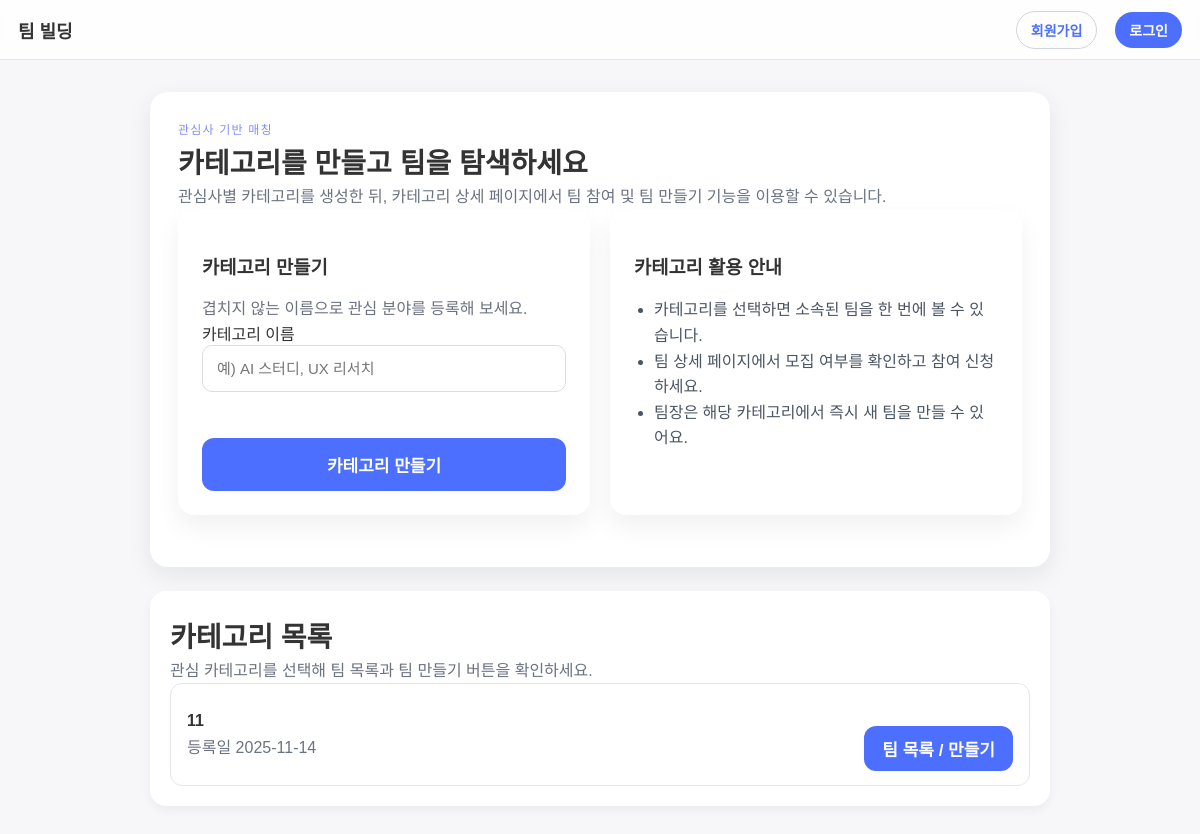
The page /categories/ on the database as committed earlier.
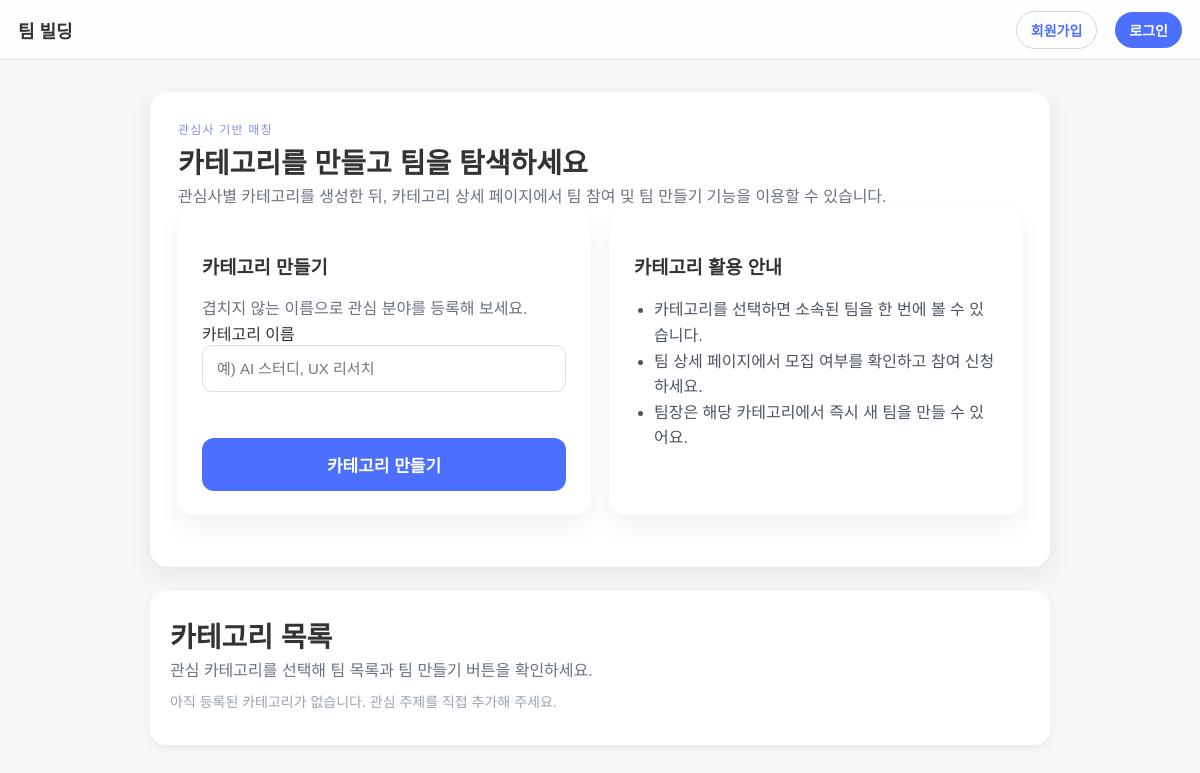
The same page on the database as committed later.
### models/category.py (models this page shows)
class Category(BaseModel):
    __tablename__ = "categories"
    name = db.Column(db.String(100), unique=True, nullable=False)
    created_by = db.Column(db.Integer, db.ForeignKey("users.id"), nullable=True)
    created_at = db.Column(db.DateTime, server_default=db.func.now())
    teams = db.relationship("Team", backref="category")

### controllers/category_controller.py (the view, shortened to what this page needs)
@category_bp.route("/", methods=["GET", "POST"])
def list_and_create():
    categories = CategoryService.list_categories()
    return render_template("category_list.html", categories=categories)

### services/category_service.py (called while the page is built)
    @staticmethod
    def list_categories() -> List[Category]:
        return Category.query.all()

### templates/category_list.html
{% extends "base.html" %}
{% block content %}
<section class="section-card">
    <div class="section-header">
        <div>
            <p class="eyebrow">관심사 기반 매칭</p>
            <h1 class="section-title">카테고리를 만들고 팀을 탐색하세요</h1>
            <p class="section-desc">
                관심사별 카테고리를 생성한 뒤, 카테고리 상세 페이지에서 팀 참여 및 팀 만들기 기능을 이용할 수 있습니다.
            </p>
        </div>
    </div>
    <div class="split-card">
        <div class="split-panel">
            <h3>카테고리 만들기</h3>
            <p class="section-desc">겹치지 않는 이름으로 관심 분야를 등록해 보세요.</p>
            <form method="post" class="stack-form">
                <div class="input-group">
                    <label for="category-name">카테고리 이름</label>
                    <input id="category-name" name="name" placeholder="예) AI 스터디, UX 리서치" required />
                </div>
                <button type="submit" class="primary-btn">카테고리 만들기</button>
            </form>
        </div>
        <div class="split-panel">
            <h3>카테고리 활용 안내</h3>
            <ul class="guideline-list">
                <li>카테고리를 선택하면 소속된 팀을 한 번에 볼 수 있습니다.</li>
                <li>팀 상세 페이지에서 모집 여부를 확인하고 참여 신청하세요.</li>
                <li>팀장은 해당 카테고리에서 즉시 새 팀을 만들 수 있어요.</li>
            </ul>
        </div>
    </div>
</section>
<section class="list-card">
    <div class="section-header compact">
        <div>
            <h2 class="section-title">카테고리 목록</h2>
            <p class="section-desc">관심 카테고리를 선택해 팀 목록과 팀 만들기 버튼을 확인하세요.</p>
        </div>
    </div>
    {% if categories %}
    <ul class="request-list">
        {% for category in categories %}
        <li>
            <div>
                <strong>{{ category.name }}</strong>
                <p class="request-message">등록일 {{ category.created_at.strftime('%Y-%m-%d') if category.created_at else '' }}</p>
            </div>
            <div class="button-row compact">
                <a class="primary-btn" href="{{ url_for('category.detail', category_id=category.id) }}">팀 목록 / 만들기</a>
            </div>
        </li>
        {% endfor %}
    </ul>
    {% else %}
    <p class="empty-inline">아직 등록된 카테고리가 없습니다. 관심 주제를 직접 추가해 주세요.</p>
    {% endif %}
</section>
{% endblock %}

### templates/base.html (shortened to what this page needs)
<!doctype html>
<html lang="ko">
<head>
    <link rel="stylesheet" href="/static/style.css" />
</head>
<body>
    <div class="navbar">
        <div class="nav-left">
            팀 빌딩
        </div>
        <div class="nav-icons">
            {% if session.get('user_id') %}
                <a href="/notifications/" title="알림">🔔</a>
                <a href="/users/mypage" title="마이페이지">👤</a>
                <a href="/users/logout" title="로그아웃">↩</a>
            {% else %}
                <a class="ghost-btn small-nav" href="/users/register">회원가입</a>
                <a class="primary-btn small-nav" href="/users/login">로그인</a>
            {% endif %}
        </div>
    </div>
    <main class="page-container">
        {% block content %}{% endblock %}
    </main>
</body>
</html>

### static/style.css (style rules this page uses)
body { margin: 0; padding: 0; background: #f7f7f9; font-family: 'Pretendard', 'Noto Sans KR', sans-serif; color: #333; }
a { text-decoration: none; color: inherit; }
button { cursor: pointer; border: none; background: none; }
html { scroll-behavior: smooth; }
.navbar { width: 100%; height: 60px; background: #ffffffcc; backdrop-filter: blur(10px); display: flex; justify-content: space-between; align-items: center; padding: 0 18px; border-bottom: 1px solid #e6e6e6; position: sticky; top: 0; z-index: 100; box-sizing: border-box; }
.nav-left { display: flex; align-items: center; gap: 8px; font-weight: 600; font-size: 18px; flex: 1; min-width: 0; }
.nav-icons { display: flex; gap: 18px; font-size: 20px; flex-shrink: 0; align-items: center; }
.nav-icons a { color: #4C6FFF; padding: 4px; border-radius: 6px; transition: background-color 0.2s; }
.nav-icons .small-nav { display: inline-flex; justify-content: center; align-items: center; padding: 8px 14px; font-size: 14px; border-radius: 999px; width: auto; }
.nav-icons .small-nav.primary-btn { min-width: 0; margin: 0; background: #4C6FFF; color: #fff !important; }
.page-container { padding: 32px 20px 100px; max-width: 900px; margin: auto; }
.section-card { background: #fff; border-radius: 18px; padding: 28px; margin-bottom: 24px; box-shadow: 0 8px 24px rgba(15, 23, 42, 0.08); }
.section-header { display: flex; align-items: flex-start; justify-content: space-between; gap: 24px; }
.section-header.compact { align-items: center; }
.section-title { font-size: 28px; margin: 4px 0; }
.section-desc { color: #6b7280; margin: 4px 0 0; line-height: 1.5; }
.eyebrow { text-transform: uppercase; letter-spacing: 0.1em; font-size: 12px; color: #818cf8; margin: 0; }
.split-card { display: grid; gap: 20px; grid-template-columns: repeat(auto-fit, minmax(280px, 1fr)); margin-bottom: 24px; }
.split-panel { background: #fff; border-radius: 16px; padding: 24px; box-shadow: 0 12px 26px rgba(15, 23, 42, 0.06); }
.stack-form { display: flex; flex-direction: column; gap: 16px; }
.guideline-list { list-style: disc; padding-left: 20px; color: #4b5563; line-height: 1.6; }
.empty-inline { color: #9ca3af; font-size: 14px; margin-top: 8px; }
.primary-btn { display: block; width: 100%; padding: 14px 0; background: #4C6FFF; color: white; border-radius: 12px; font-size: 17px; font-weight: 600; text-align: center; margin-top: 12px; transition: background-color 0.2s; }
.ghost-btn { display: inline-flex; justify-content: center; align-items: center; padding: 12px 18px; border-radius: 10px; border: 1px solid #d1d5db; color: #374151; font-weight: 600; background: transparent; }
.input-group { margin-bottom: 18px; }
input, select, textarea { width: 100%; padding: 14px; border-radius: 10px; border: 1px solid #ddd; font-size: 15px; background: #fff; box-sizing: border-box; }
.list-card { background: white; padding: 20px; border-radius: 16px; box-shadow: 0px 4px 10px rgba(0,0,0,0.05); margin-bottom: 18px; }

Rows that differ between the two databases and show on the page:
removed Category: name "11", created_at "2025-11-14"
Other text that changed with them:
text now shown: "아직 등록된 카테고리가 없습니다. 관심 주제를 직접 추가해 주세요."
